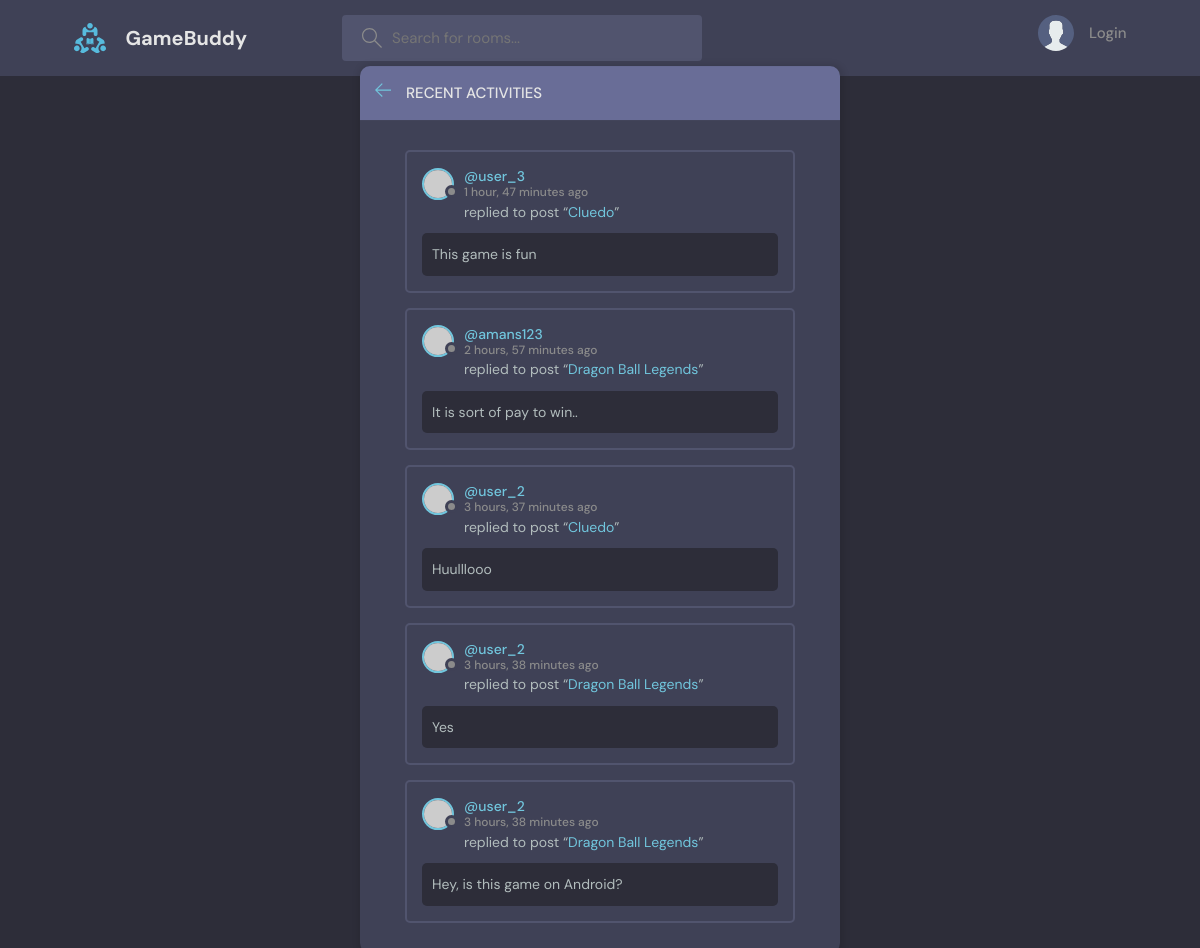
The page /activity/ on the database its author committed.
### base/models.py (models this page shows)
class Message(models.Model):
    user = models.ForeignKey(User, on_delete=models.CASCADE, default='amanssi')
    room = models.ForeignKey(Room, on_delete=models.CASCADE, )
    body = models.TextField()
    updated = models.DateTimeField(auto_now=True)
    created = models.DateTimeField(auto_now_add=True)
    def __str__(self):
        return self.body[:50]

class Room(models.Model):
    host = models.ForeignKey(User, on_delete=models.CASCADE, null=True)
    topic = models.ForeignKey(Topic, on_delete=models.CASCADE, null=True)
    name = models.CharField(max_length=200)
    description = models.TextField(null=True, blank=True)
    participants = models.ManyToManyField(User, related_name='participants', blank=True)
    updated = models.DateTimeField(auto_now=True)
    created = models.DateTimeField(auto_now_add=True)
    class Meta:
        ordering = ['-updated', '-created']
    def __str__(self):
        return self.name

### base/views.py (the view)
# urls.py: path('activity/', views.activityPage, name="activity_name"),
def activityPage(request):
    query = request.GET.get('query')
    allMessages=Message.objects.all().order_by('-created')[:5]
    if query:
        allMessages=Message.objects.filter(
            Q(room__topic__name__icontains=query) |
            Q(room__name__icontains=query) |
            Q(user__username__icontains=query) |
            Q(body__icontains=query)).order_by('-created')[:5]
    context={'allMessages':allMessages}
    return render(request, 'base/activity.html', context)

### base/templates/base/activity.html (shortened to what this page needs)
{% extends 'main.html' %}
{% block content %}
<main class="layout">
  <div class="container">
    <div class="layout__box">
      <div class="layout__boxHeader">
        <div class="layout__boxTitle">
          <a href="{% url 'home_name' %}">
            <svg version="1.1" xmlns="http://www.w3.org/2000/svg" width="32" height="32" viewBox="0 0 32 32">
              <title>arrow-left</title>
              <path
                d="M13.723 2.286l-13.723 13.714 13.719 13.714 1.616-1.611-10.96-10.96h27.625v-2.286h-27.625l10.965-10.965-1.616-1.607z"
              ></path>
            </svg>
          </a>
          <h3>Recent Activities</h3>
        </div>
      </div>
      <div class="activities-page layout__body">
        {% for message in allMessages %}
        <div class="activities__box">
            <div class="activities__boxHeader roomListRoom__header">
              <a href="{% url 'userProfile_name' message.user.username %}" class="roomListRoom__author">
                <div class="avatar avatar--small">
                  <img src="https://randomuser.me/api/portraits/women/11.jpg" />
                </div>
                <p>
                  @{{message.user}}
                  <span>{{message.created|timesince}} ago</span>
                </p>
              </a>
            </div>
            <div class="activities__boxContent">
              <p>replied to post “<a href="{% url 'room_name' message.room.id %}">{{message.room}}</a>”</p>
              <div class="activities__boxRoomContent">
                {{message}}
              </div>
            </div>
          </div>
        {% endfor %}
      </div>
    </div>
  </div>
</main>
{% endblock content %}

### static/styles/style.css (style rules this page uses)
:root { --color-main: #71c6dd; --color-main-light: #e1f6fb; --color-dark: #3f4156; --color-dark-medium: #51546e; --color-dark-light: #696d97; --color-light: #e5e5e5; --color-gray: #8b8b8b; --color-light-gray: #b2bdbd; --color-bg: #2d2d39; --color-success: #5dd693; --color-error: #fc4b0b; }
* { font-family: "DM Sans", -apple-system, BlinkMacSystemFont, "Segoe UI", Roboto, Oxygen, Ubuntu, Cantarell, "Open Sans", "Helvetica Neue", sans-serif; margin: 0; padding: 0; box-sizing: border-box; text-rendering: optimizeLegibility; font-size: inherit; }
html { font-size: 56.25%; }
@media only screen and (min-width: 1200px) { html { font-size: 62.5%; } }
body { line-height: 1.6; font-weight: 400; font-size: 1.5rem; color: var(--color-light-gray); background-color: var(--color-bg); min-height: 100vh; }
img { width: 100%; }
a { display: inline-block; color: var(--color-main); text-decoration: none; }
.container { max-width: 120rem; width: 90%; margin: auto; }
.avatar { position: relative; display: inline-block; border-radius: 50%; border: 2px solid var(--color-main); }
.avatar img { display: block; border-radius: 50%; object-fit: cover; object-position: center; }
.avatar::after { content: ""; display: block; position: absolute; background-color: var(--color-gray); z-index: 111; border-radius: 50%; border: 0.3rem solid var(--color-dark); }
.avatar.avatar--small img { width: 2.8rem; height: 2.8rem; }
.avatar.avatar--small:after { width: 0.7rem; height: 0.7rem; bottom: 0px; right: -6px; }
.layout { margin-top: 2.4rem; }
.layout > .container { display: flex; justify-content: space-between; align-items: flex-start; }
.layout__box { width: 90%; max-width: 48rem; min-height: 40rem; position: absolute; top: 50%; left: 50%; transform: translate(-50%, -46%); background-color: var(--color-dark); border-radius: 1rem; box-shadow: 1px 1px 6px 3px rgba(0, 0, 0, 0.1); overflow: hidden; }
.layout__boxHeader { display: flex; padding: 1.5rem; background-color: var(--color-dark-light); }
.layout__boxTitle { display: flex; gap: 1.5rem; align-items: center; }
.layout__boxTitle h3 { text-transform: uppercase; font-weight: 500; color: var(--color-light); }
.layout__boxTitle svg { width: 1.6rem; height: 1.6rem; fill: var(--color-main); }
.layout__body { margin: 3rem; }
.roomListRoom__header { display: flex; justify-content: space-between; align-items: center; }
.roomListRoom__author { font-weight: 500; display: flex; align-items: center; gap: 1rem; }
.activities__box { margin: 1.5rem; padding: 1.5rem; border: 2px solid var(--color-dark-medium); border-radius: 5px; }
.activities__boxHeader p { font-size: 1.4rem; line-height: 1.3; }
.activities__boxHeader p span { color: var(--color-gray); font-size: 1.2rem; display: block; }
.activities__boxContent { margin-left: 4.2rem; }
.activities__boxContent { font-size: 1.4rem; }
.activities__boxRoomContent { background: var(--color-bg); padding: 1rem; border-radius: 5px; margin-top: 1rem; margin-left: -4.2rem; }

### rows shown on the page
Message: user "user_3", created "1 hour, 47 minutes", room "Cluedo", body "This game is fun"
Message: user "amans123", created "2 hours, 57 minutes", room "Dragon Ball Legends", body "It is sort of pay to win.."
Message: user "user_2", created "3 hours, 37 minutes", room "Cluedo", body "Huulllooo"
Message: user "user_2", created "3 hours, 38 minutes", room "Dragon Ball Legends", body "Yes"
Message: user "user_2", created "3 hours, 38 minutes", room "Dragon Ball Legends", body "Hey, is this game on Android?"
